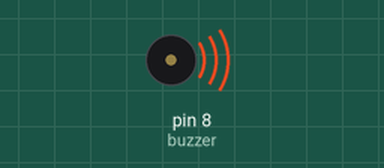
This sketch was run on a simulated Arduino Uno, built with avr-gcc and run on an emulated ATmega328P. Parts: buzzer (waves = sounding).

Above: at 0.1 s.
Timing chart, 0 to 1.6 s (numbered marks = the images above):
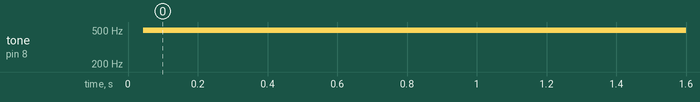

Measured:
- by itself, tone on pin 8 (buzzer): silent → 496 Hz at 0.04 s

The sketch:

passive_buzzer.ino
```cpp
int buzzer = 8;

void setup() {
  // put your setup code here, to run once:
  pinMode(buzzer, OUTPUT);
}

void loop() {
  // put your main code here, to run repeatedly:
  unsigned char i,j;

  while(1) {
    for(i = 0; i < 70; i++) {
      digitalWrite(buzzer, HIGH);
      delay(1); //ms delay
      digitalWrite(buzzer, LOW);
      delay(1);
    }

    for(j = 0; j < 100; j++) {
      digitalWrite(buzzer, HIGH);
      digitalWrite(buzzer, LOW);
      delay(2); //ms delay
    }
  }
}
```
